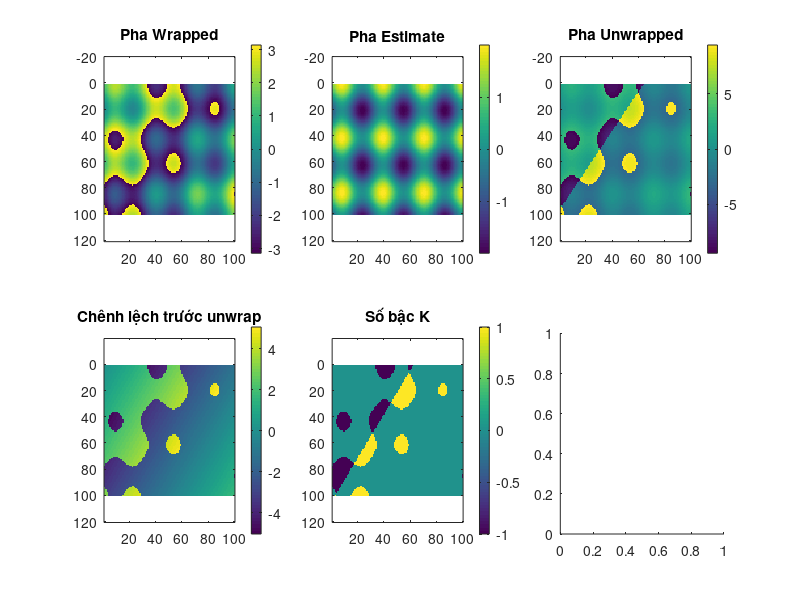

MATLAB code to generate this figure: (Note: this script raises an error after producing the figure.)

function demo_phase_unwrapping()
% Demo sử dụng hàm unwrapping với ramp correction
    
    fprintf('=== DEMO PHASE UNWRAPPING VỚI RAMP CORRECTION ===\n\n');
    
    % Tạo dữ liệu test
    [rows, cols] = deal(100, 100);
    [X, Y] = meshgrid(1:cols, 1:rows);
    
    % Pha thực với mặt phẳng nghiêng
    phi_true = 0.05*X + 0.03*Y + sin(0.2*X) + cos(0.15*Y);
    
    % Pha wrapped (mô phỏng dữ liệu đo)
    phi_wrapped = angle(exp(1i * phi_true));
    
    % Pha estimate thiếu mặt phẳng nghiêng
    phi_est = sin(0.2*X) + cos(0.15*Y);  % Thiếu phần 0.05*X + 0.03*Y
    
    % Phân tích gradient
    analyze_phase_gradient(phi_wrapped, phi_est);
    
    % Unwrapping với hiệu chỉnh
    phi_unwrapped = phase_unwrap_with_ramp_correction(phi_wrapped, phi_est);
    
    % Đánh giá kết quả
    error_rms = sqrt(mean((phi_unwrapped(:) - phi_true(:)).^2));
    fprintf('\nRMS Error: %.6f rad\n', error_rms);
    
    % Hiển thị kết quả
    visualize_unwrapping_results(phi_wrapped, phi_est, phi_unwrapped);
    
    fprintf('\nDemo hoàn thành!\n');
end

function phi_unwrapped = phase_unwrap_with_ramp_correction(phi_wrapped, phi_est, mask)
% PHASE_UNWRAP_WITH_RAMP_CORRECTION - Unwrap pha với hiệu chỉnh mặt phẳng nghiêng
%
% Inputs:
%   phi_wrapped - Pha wrapped (rad)
%   phi_est     - Pha ước lượng ban đầu (rad) 
%   mask        - Mask (optional, 1=valid, 0=invalid)
%
% Output:
%   phi_unwrapped - Pha unwrapped đã hiệu chỉnh (rad)

    if nargin < 3 || isempty(mask)
        mask = ones(size(phi_wrapped));
    end
    
    % 1. Ước lượng mặt phẳng nghiêng từ pha wrapped
    ramp_wrapped = estimate_ramp_plane(phi_wrapped, mask);
    
    % 2. Ước lượng mặt phẳng nghiêng từ pha estimate 
    ramp_est = estimate_ramp_plane(phi_est, mask);
    
    % 3. Hiệu chỉnh phi_est để có cùng xu hướng nghiêng
    phi_est_corrected = phi_est + (ramp_wrapped - ramp_est);
    
    % 4. Tính số bậc k với phi_est đã hiệu chỉnh
    k = round((phi_wrapped - phi_est_corrected) / (2 * pi));
    
    % 5. Unwrap cuối cùng
    phi_unwrapped = phi_wrapped + 2 * pi * k;
    
    fprintf('Hoàn thành phase unwrapping với ramp correction\n');
end

function ramp = estimate_ramp_plane(phi, mask)
% Ước lượng mặt phẳng nghiêng: phi = a*x + b*y + c
    
    [rows, cols] = size(phi);
    [X, Y] = meshgrid(1:cols, 1:rows);
    
    % Chỉ sử dụng các điểm hợp lệ
    valid_idx = mask == 1;
    
    if sum(valid_idx(:)) < 3
        error('Không đủ điểm hợp lệ để fit mặt phẳng');
    end
    
    % Tạo ma trận A cho least squares: [x y 1] * [a; b; c] = phi
    x_valid = X(valid_idx);
    y_valid = Y(valid_idx);
    phi_valid = phi(valid_idx);
    
    A = [x_valid(:), y_valid(:), ones(length(x_valid(:)), 1)];
    
    % Giải least squares
    coeffs = A \ phi_valid(:);
    
    % Tạo mặt phẳng nghiêng cho toàn bộ ảnh
    ramp = coeffs(1) * X + coeffs(2) * Y + coeffs(3);
    
    fprintf('Hệ số mặt phẳng - a: %.6f, b: %.6f, c: %.6f\n', ...
            coeffs(1), coeffs(2), coeffs(3));
end

% ================ HÀM KIỂM TRA VÀ VISUALIZATION ================

function analyze_phase_gradient(phi_wrapped, phi_est)
% Phân tích gradient để phát hiện mặt phẳng nghiêng
    
    [grad_y_wrapped, grad_x_wrapped] = gradient(phi_wrapped);
    [grad_y_est, grad_x_est] = gradient(phi_est);
    
    % Gradient trung bình
    mean_grad_x_wrapped = mean(grad_x_wrapped(:), 'omitnan');
    mean_grad_y_wrapped = mean(grad_y_wrapped(:), 'omitnan');
    mean_grad_x_est = mean(grad_x_est(:), 'omitnan');
    mean_grad_y_est = mean(grad_y_est(:), 'omitnan');
    
    fprintf('\n=== PHÂN TÍCH GRADIENT ===\n');
    fprintf('Pha wrapped - Grad X: %.6f, Grad Y: %.6f\n', ...
            mean_grad_x_wrapped, mean_grad_y_wrapped);
    fprintf('Pha estimate - Grad X: %.6f, Grad Y: %.6f\n', ...
            mean_grad_x_est, mean_grad_y_est);
    
    % Chênh lệch gradient
    diff_grad_x = mean_grad_x_wrapped - mean_grad_x_est;
    diff_grad_y = mean_grad_y_wrapped - mean_grad_y_est;
    
    fprintf('Chênh lệch gradient - X: %.6f, Y: %.6f\n', ...
            diff_grad_x, diff_grad_y);
    
    % Cảnh báo nếu có mặt phẳng nghiêng lớn
    threshold = 0.1;
    if abs(diff_grad_x) > threshold || abs(diff_grad_y) > threshold
        fprintf('⚠️  PHÁT HIỆN MẶT PHẲNG NGHIÊNG LỚN! Cần hiệu chỉnh.\n');
    else
        fprintf('✅ Mặt phẳng nghiêng nhỏ, có thể bỏ qua.\n');
    end
end

function visualize_unwrapping_results(phi_wrapped, phi_est, phi_unwrapped)
% Hiển thị kết quả unwrapping
    
    figure('Position', [100, 100, 1200, 800]);
    
    % Pha wrapped
    subplot(2,3,1);
    imagesc(phi_wrapped);
    colorbar; title('Pha Wrapped');
    axis equal tight;
    
    % Pha estimate
    subplot(2,3,2);
    imagesc(phi_est);
    colorbar; title('Pha Estimate');
    axis equal tight;
    
    % Pha unwrapped
    subplot(2,3,3);
    imagesc(phi_unwrapped);
    colorbar; title('Pha Unwrapped');
    axis equal tight;
    
    % Chênh lệch trước unwrap
    subplot(2,3,4);
    diff_before = phi_wrapped - phi_est;
    imagesc(diff_before);
    colorbar; title('Chênh lệch trước unwrap');
    axis equal tight;
    
    % Số bậc k
    subplot(2,3,5);
    k = round((phi_wrapped - phi_est) / (2*pi));
    imagesc(k);
    colorbar; title('Số bậc K');
    axis equal tight;
    
    % Histogram chênh lệch
    subplot(2,3,6);
    histogram(diff_before(:), 50);
    title('Histogram chênh lệch');
    xlabel('Chênh lệch (rad)');
    ylabel('Tần suất');
    grid on;
end

% ================ VÍ DỤ SỬ DỤNG ================
